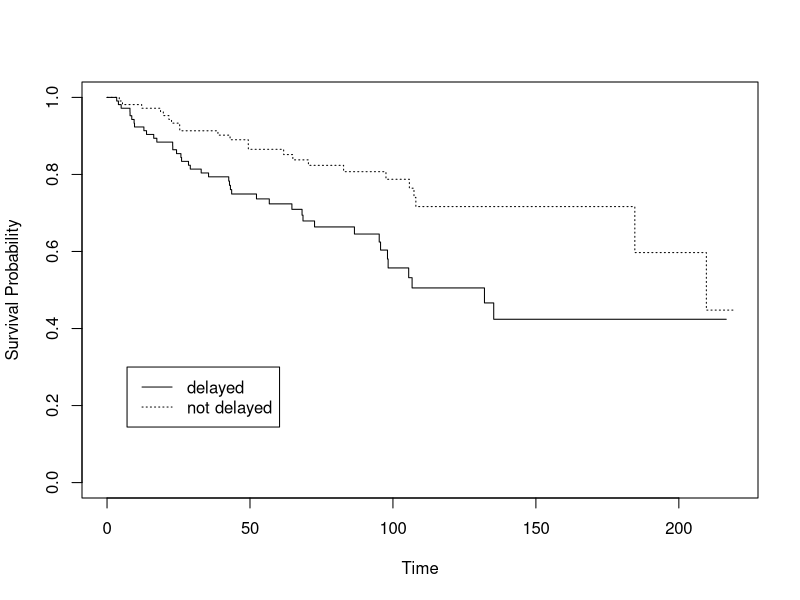
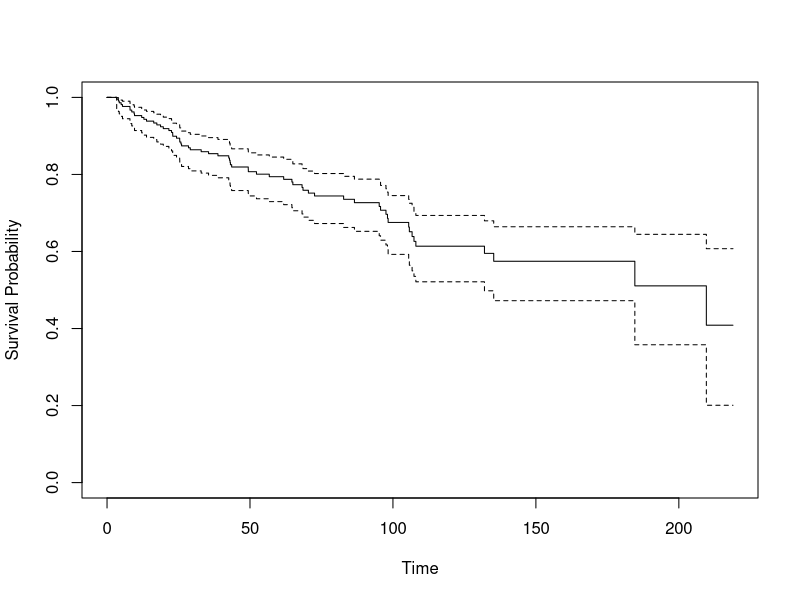

The R script that drew these images, in order:
kidneyDataset <- read.table("kidney_survival.csv", sep=",", header=T)


#categorical variable

censor.freq = table(kidneyDataset$censor)
censor.prop = prop.table(censor.freq)
censor.table = as.data.frame(cbind(censor.freq, censor.prop))
colnames(censor.table) = c("Frequency", "Percent")
censor.table


group.freq = table(kidneyDataset$Group)
group.prop = prop.table(group.freq)
group.table = as.data.frame(cbind(group.freq, group.prop))
colnames(group.table) = c("Frequency", "Percent")
group.table


#continuous variables

time.summary = summary(kidneyDataset$time)
time.summary


table.censor.by.group = table(kidneyDataset$censor, kidneyDataset$Group)
table.censor.by.group.freq.table = cbind(table.censor.by.group, margin.table(table.censor.by.group, 1))
table.censor.by.group.freq.table = rbind(table.censor.by.group.freq.table, c(margin.table(table.censor.by.group, 2), 214))

table.censor.by.group.freq.table

library(MASS)
chisq.test(table.censor.by.group)

library(survival)
kidneyDataset$SurvObj = with(kidneyDataset, Surv(time, censor == 1))

#note that the SurvObj column is now in place
head(kidneyDataset)

km.by.group = survfit(formula = Surv(time, censor) ~ strata(Group), data = kidneyDataset, conf.type = "log-log")

plot(km.by.group, lty=c(1,3), xlab="Time", ylab = "Survival Probability")
legend(7, 0.3, c("delayed", "not delayed"), lty=c(1,3))

km.by.group

group.survival = survdiff(Surv(time, censor) ~ Group, data=kidneyDataset, rho=0)

summary(km.by.group)


###
km.by.combine = survfit(formula = Surv(time, censor) ~ 1, data = kidneyDataset, conf.type = "log-log")

plot(km.by.combine, xlab="Time", ylab = "Survival Probability")

km.by.combine

summary(km.by.combine)


